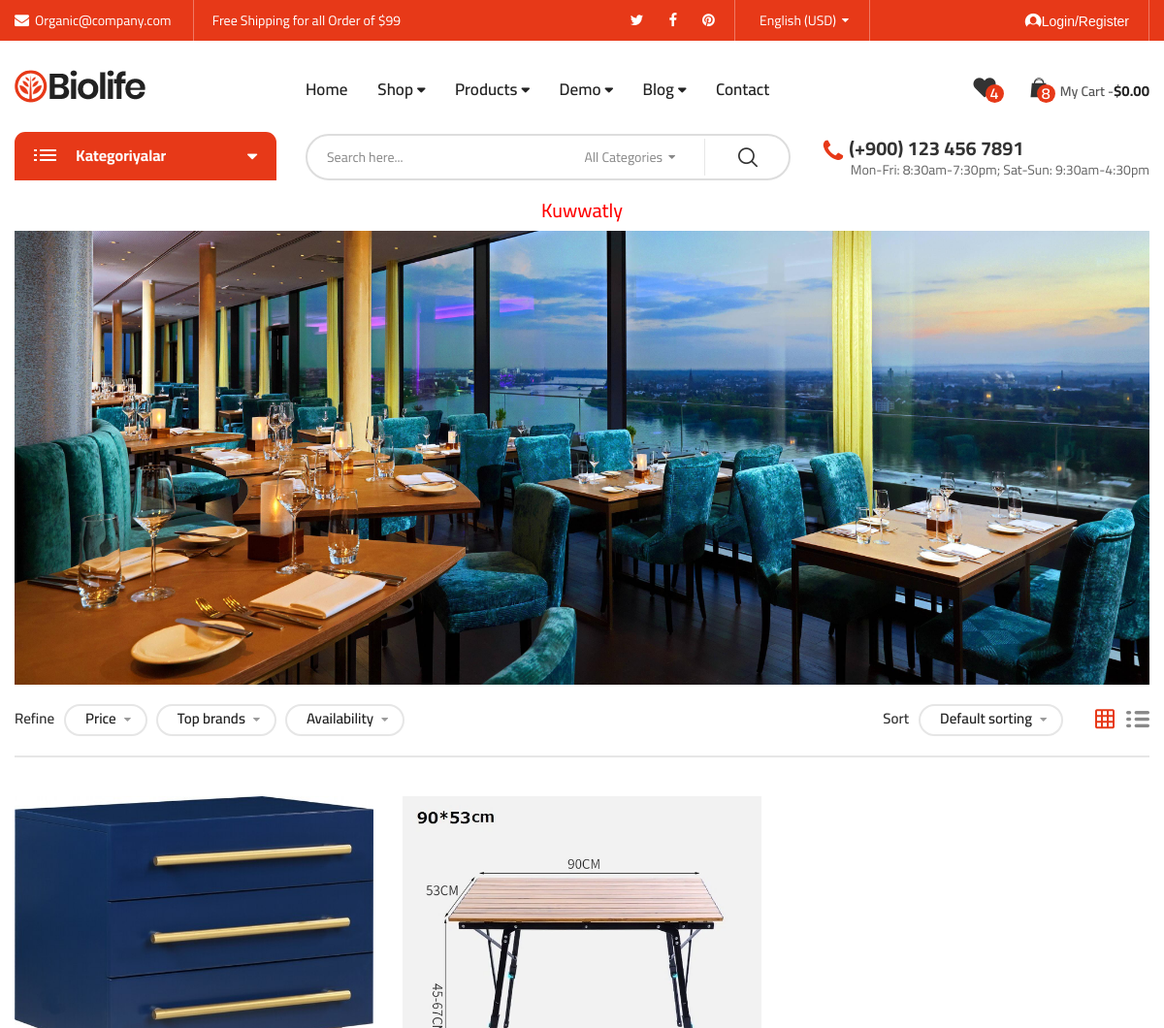
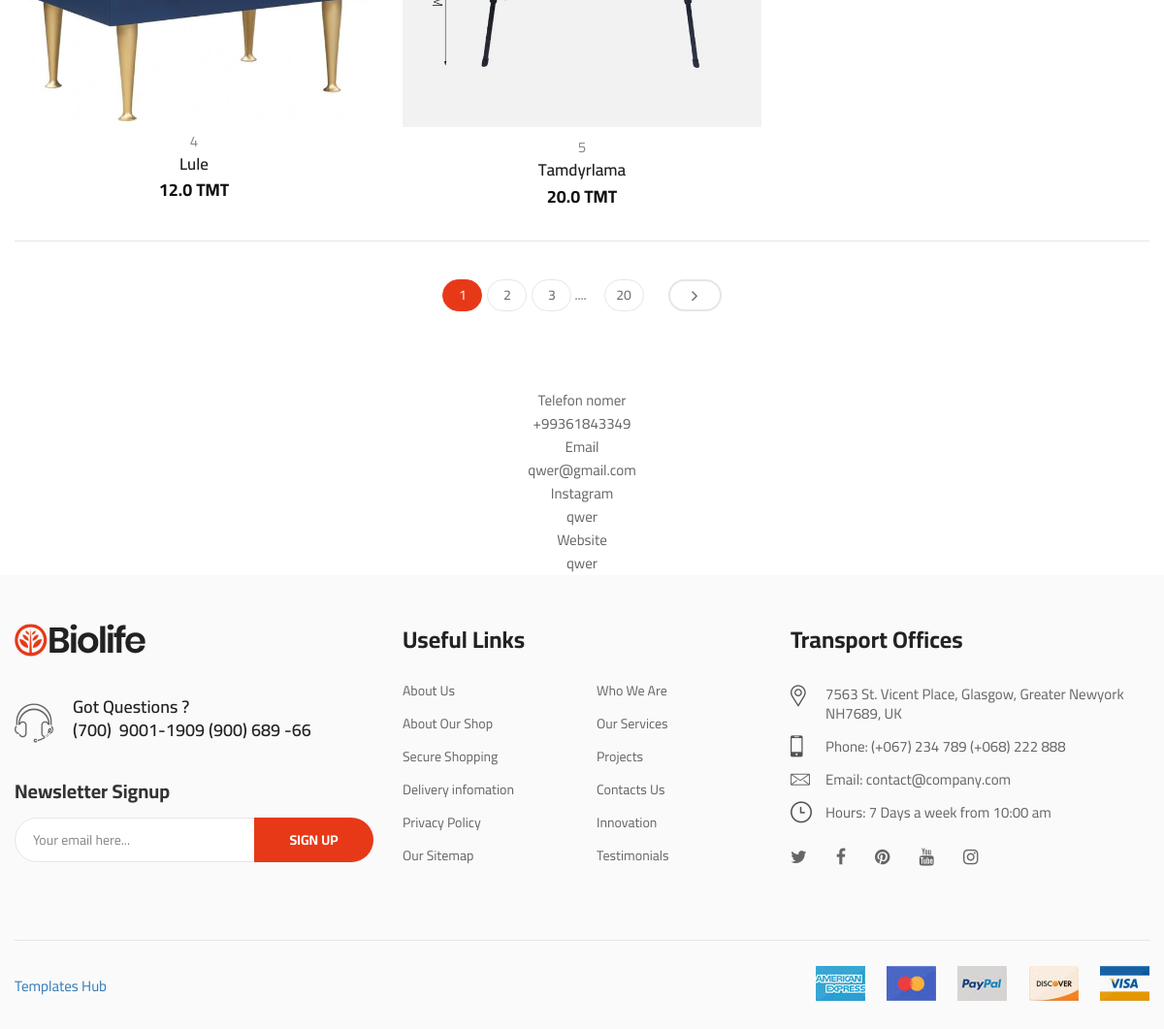
Screenshot of /restoran_page/3/ with the database file from the repository (2 pictures, top to bottom).
### app/models.py (models this page shows, shortened)
class Restoran(models.Model):
    STATE = (("Mary", "Mary"),
            ("Ahal", "Ahal"),
            ("Balkan", "Balkan"),
            ("Lebap", "Lebap"),
            ("Daşoguz", "Daşoguz"),
            ("Aşgabat", "Aşgabat"),)
    name = models.CharField(max_length=120, unique=True)
    user = models.OneToOneField(User, on_delete=models.CASCADE)
    is_active = models.BooleanField(default=True)
    is_vip = models.BooleanField(default=False)
    description = models.TextField(null=True, blank=True)
    image = models.ImageField(upload_to="products")
    banner_img = models.ImageField(upload_to="products")
    region = models.CharField(max_length=50, choices=STATE, default="Mary")
    address_line = models.CharField(max_length=255, null=True, blank=True)
    mobile = models.CharField(max_length=64, null=True, blank=True)
    email = models.CharField(max_length=128, null=True, blank=True)
    instagram = models.CharField(max_length=128, null=True, blank=True)
    website = models.CharField(max_length=128, null=True, blank=True)
    created_at = models.DateTimeField(auto_now_add=True)
    updated_at = models.DateTimeField(auto_now=True)
    class Meta:
        verbose_name = 'Restoran'
        verbose_name_plural = 'Restoranlar'

class Food(models.Model):
    restoran = models.ForeignKey(Restoran, on_delete=models.CASCADE)
    name = models.CharField(max_length=120)
    food_image = models.ImageField(upload_to="products")
    food_cat = models.ForeignKey(Category, related_name='cat_food', on_delete=models.CASCADE)
    description = models.TextField()
    price = models.FloatField()
    created_at = models.DateTimeField(auto_now_add=True)
    updated_at = models.DateTimeField(auto_now=True)
    class Meta:
        verbose_name = 'Nahar'
        verbose_name_plural = 'Naharlar'

class Category(models.Model):
    name = models.CharField(max_length=120)
    parent = models.ForeignKey(
        'self', null=True, blank=True, related_name='category', on_delete=models.PROTECT)
    created_at = models.DateTimeField(auto_now_add=True)
    updated_at = models.DateTimeField(auto_now=True)
    class Meta:
        verbose_name = 'Kategoriya'
        verbose_name_plural = 'Kategoriyalar'
    def __str__(self):
        return self.name

### app/views.py (the view)
# urls.py: path('restoran_page/<int:id>/', views.restoran_page, name='restoran_page'),
def restoran_page(request, id):
    restoran_page = Restoran.objects.get(id=id)
    food = Food.objects.filter(restoran=restoran_page)
    return render(request, 'restoran_page.html', {'restoran_page': restoran_page, 'food': food})

### templates/restoran_page.html (shortened to what this page needs)
{% extends 'base.html' %}
{% block content %}
{% load static %}
<div class="card" style="margin-bottom: 20px;">
    <div class="card-body">
      <h5 class="card-title" style="text-align: center; font-size: 20px; color: red; font-size: bold">{{restoran_page.name}}</h5>
    </div>
    <img src="{{ restoran_page.banner_img.url }}" class="card-img-bottom" alt="...">
  </div>
<div class="product-category grid-style">
    <div id="top-functions-area" class="top-functions-area" >
        <div class="flt-item to-left group-on-mobile">
            <span class="flt-title">Refine</span>
            <div class="wrap-selectors">
                <form action="#" name="frm-refine" method="get">
                    <div data-title="Price:" class="selector-item">
                    </div>
                    <div data-title="Brand:" class="selector-item">
                    </div>
                    <div data-title="Avalability:" class="selector-item">
                    </div>
                </form>
            </div>
        </div>
        <div class="flt-item to-right">
            <span class="flt-title">Sort</span>
            <div class="wrap-selectors">
                <div class="selector-item orderby-selector">
                </div>
                <div class="selector-item viewmode-selector">
                    <a href="category-grid-left-sidebar.html" class="viewmode grid-mode active"><i class="biolife-icon icon-grid"></i></a>
                    <a href="category-list-left-sidebar.html" class="viewmode detail-mode"><i class="biolife-icon icon-list"></i></a>
                </div>
            </div>
        </div>
    </div>
    <div class="row">
        <ul class="products-list">
            {% for f in food %}
            <li class="product-item col-lg-4 col-md-4 col-sm-4 col-xs-6">
                <div class="contain-product layout-default">
                    <div class="product-thumb">
                        <a href="{% url 'food' f.id %}" class="link-to-product">
                            <img src="{{ f.food_image.url }}" alt="dd" width="270" height="270" class="product-thumnail">
                        </a>
                    </div>
                    <div class="info">
                        <b class="categories">{{ f.food_cat }}</b>
                        <h4 class="product-title"><a href="#" class="pr-name">{{f.name}}</a></h4>
                        <div class="price">
                            <ins><span class="price-amount">{{f.price}} TMT</span></ins>
                        </div>
                    </div>
                </div>
            </li>
            {% endfor %}
        </ul>
    </div>
    <div class="biolife-panigations-block">
        <ul class="panigation-contain">
            <li><span class="current-page">1</span></li>
            <li><a href="#" class="link-page">2</a></li>
            <li><a href="#" class="link-page">3</a></li>
            <li><span class="sep">....</span></li>
            <li><a href="#" class="link-page">20</a></li>
            <li><a href="#" class="link-page next"><i class="fa fa-angle-right" aria-hidden="true"></i></a></li>
        </ul>
    </div>
</div>
<div style="margin-top: 20px; text-align: center;">
    <div class="container">
      <div class="row row-cols-lg-4 g-2 g-lg-3">
        <div class="col">
          <div class="p-3 border bg-light">Telefon nomer</div>
          <div class="p-3 border bg-light">{{restoran_page.mobile}}</div>
        </div>
        <div class="col">
          <div class="p-3 border bg-light">Email</div>
          <div class="p-3 border bg-light">{{restoran_page.email}}</div>
        </div>
        <div class="col">
          <div class="p-3 border bg-light">Instagram</div>
          <div class="p-3 border bg-light">{{restoran_page.instagram}}</div>
        </div>
        <div class="col">
          <div class="p-3 border bg-light">Website</div>
          <div class="p-3 border bg-light">{{restoran_page.website}}</div>
        </div>
      </div>
    </div>
</div>
{% endblock %}

### rows the page displays
Restoran: name "Kuwwatly", banner_img (picture), mobile "+99361843349", email "qwer@gmail.com", instagram "qwer", website "qwer"
Food: food_image (picture), food_cat "4", name "Lule", price "12.0"
Food: food_image (picture), food_cat "5", name "Tamdyrlama", price "20.0"
